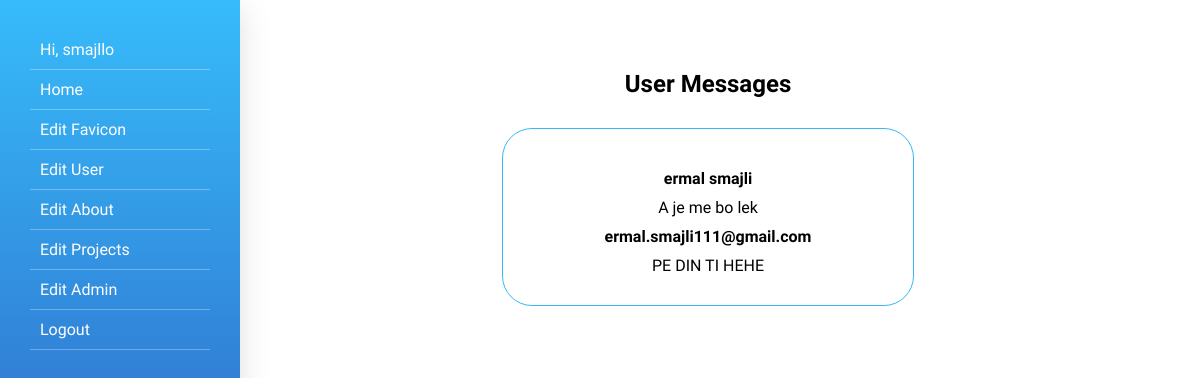
/admin/ (signed in), run on the app's committed database.
### tables this page shows
CREATE TABLE `contact` (
  `id` int(11) NOT NULL,
  `cname` varchar(250) NOT NULL,
  `cemail` varchar(250) NOT NULL,
  `csubject` varchar(150) NOT NULL,
  `cmessage` text NOT NULL
);

### admin/php/welcome.php (the view)
<div class="welcome">
  <h2>User Messages</h2>
  <div class="message-container">
    <?php
    $query="SELECT * FROM contact";
      $queryrun=mysqli_query($db,$query);
      while($data=mysqli_fetch_array($queryrun)){
          ?>
    <div class="message-card">
      <h4><?=$data['cname']?></h4>
      <p><?=$data['csubject']?></p>
      <h4><?=$data['cemail']?></h4>
      <p><?=$data['cmessage']?></p>
    </div>
    <?php }?>
  </div>
</div>

### admin/css/dashboard.css (style rules this page uses)
* { margin: 0; padding: 0; box-sizing: border-box; font-family: "Work Sans", sans-serif; }
.welcome { padding: 30px 0; }
.welcome h2 { text-align: center; margin-bottom: 30px; }
.welcome > .message-container { display: flex; justify-content: space-around; gap: 10px; flex-wrap: wrap; }
.message-card { width: 45%; padding: 30px; border: 1px solid rgb(55, 185, 245); text-align: center; border-radius: 30px; }
.message-card > h4 { margin: 10px 0; }

### data on the page
contact: cname "ermal smajli", csubject "A je me bo lek", cemail "ermal.smajli111@gmail.com", cmessage "PE DIN TI HEHE"

### other printed values
$_SESSION['username'] "smajllo"
